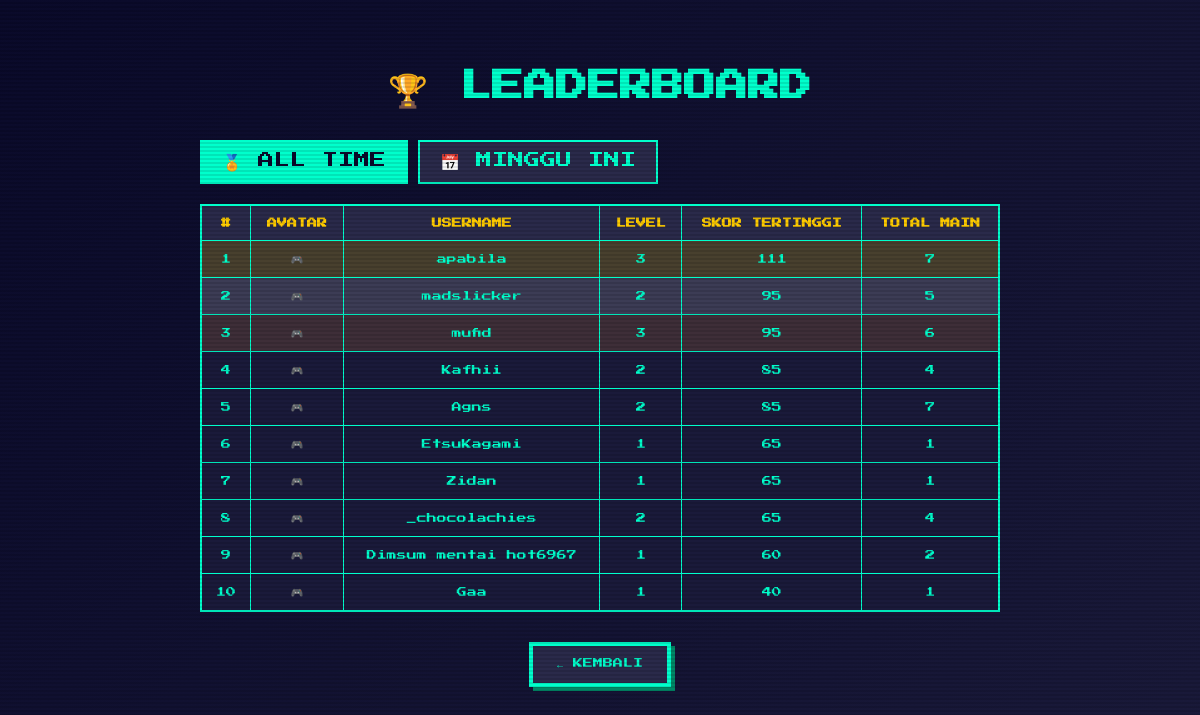
The page /leaderboard.php on the database its author committed.
### tables this page shows
CREATE TABLE `pemain` (
  `id_pemain` int(11) NOT NULL,
  `username` varchar(50) NOT NULL,
  `password` varchar(255) NOT NULL,
  `nama_lengkap` varchar(100) DEFAULT NULL,
  `email` varchar(100) DEFAULT NULL,
  `avatar` varchar(100) DEFAULT 'default.png',
  `total_skor` int(11) NOT NULL DEFAULT 0,
  `level_pemain` int(11) NOT NULL DEFAULT 1,
  `xp` int(11) NOT NULL DEFAULT 0,
  `koin` int(11) NOT NULL DEFAULT 0,
  `total_main` int(11) NOT NULL DEFAULT 0,
  `skor_tertinggi` int(11) NOT NULL DEFAULT 0,
  `unlocked_levels` text DEFAULT NULL,
  `status` enum('aktif','nonaktif','banned') NOT NULL DEFAULT 'aktif',
  `last_login` timestamp NULL DEFAULT NULL,
  `created_at` timestamp NOT NULL DEFAULT current_timestamp(),
  `updated_at` timestamp NULL DEFAULT NULL ON UPDATE current_timestamp()
);

### koneksi.php (called while the page is built, shortened)
<?php
function escape($string) {
    return htmlspecialchars($string, ENT_QUOTES, 'UTF-8');
}
?>

### leaderboard.php (the view, shortened to what this page needs)
<?php
require_once 'config/koneksi.php';
$stmt = $pdo->query("SELECT username, skor_tertinggi, level_pemain, avatar, total_main FROM pemain WHERE status = 'aktif' ORDER BY skor_tertinggi DESC LIMIT 10");
$topPlayers = $stmt->fetchAll();
?>
<!DOCTYPE html>
<html lang="id">
<head>
    <link rel="stylesheet" href="assets/css/style.css">
</head>
<body>
    <div class="container">
        <div class="leaderboard-container">
            <h1 style="text-align: center; margin-bottom: 30px;">🏆 LEADERBOARD</h1>
            <div class="tab-buttons">
                <div class="tab-btn active" onclick="showTab('alltime')">🏅 ALL TIME</div>
                <div class="tab-btn" onclick="showTab('weekly')">📅 MINGGU INI</div>
            </div>
            <div id="alltime" class="tab-content active">
                <table class="leaderboard-table">
                    <thead>
                        <tr><th>#</th><th>AVATAR</th><th>USERNAME</th><th>LEVEL</th><th>SKOR TERTINGGI</th><th>TOTAL MAIN</th></tr>
                    </thead>
                    <tbody>
                        <?php foreach ($topPlayers as $index => $player): ?>
                        <tr class="rank-<?= $index+1 <= 3 ? $index+1 : '' ?>">
                            <td><?= $index+1 ?></td>
                            <td>🎮</td>
                            <td><?= escape($player['username']) ?></td>
                            <td><?= $player['level_pemain'] ?></td>
                            <td><?= number_format($player['skor_tertinggi']) ?></td>
                            <td><?= $player['total_main'] ?></td>
                        </tr>
                        <?php endforeach; ?>
                    </tbody>
                </table>
            </div>
            <div style="text-align: center; margin-top: 30px;">
                <button class="pixel-btn" onclick="location.href='index.php'">← KEMBALI</button>
            </div>
        </div>
    </div>
</body>
</html>

### style.css (style rules this page uses)
* { margin: 0; padding: 0; box-sizing: border-box; }
body { font-family: 'Press Start 2P', monospace; background: linear-gradient(135deg, #0a0a2a 0%, #1a1a3a 100%); color: #00ffcc; min-height: 100vh; position: relative; }
body::before { content: ""; position: fixed; top: 0; left: 0; width: 100%; height: 100%; background: repeating-linear-gradient( 0deg, rgba(0, 0, 0, 0.1) 0px, rgba(0, 0, 0, 0.1) 2px, transparent 2px, transparent 4px ); pointer-events: none; z-index: 999; }
.container { max-width: 1200px; margin: 0 auto; padding: 20px; }
.pixel-btn { font-family: 'Press Start 2P', monospace; background: #2a2a4a; border: 4px solid #00ffcc; color: #00ffcc; padding: 12px 24px; cursor: pointer; transition: all 0.1s ease; box-shadow: 4px 4px 0px #008866; }
.leaderboard-table { width: 100%; border-collapse: collapse; background: #1a1a3a; border: 2px solid #00ffcc; }
.leaderboard-table th, .leaderboard-table td { border: 1px solid #00ffcc; padding: 12px; text-align: center; }
.container { max-width: 1200px; margin: 0 auto; padding: 20px; position: relative; z-index: 1; }
.pixel-btn { font-family: 'Press Start 2P', monospace; background: #2a2a4a; border: 4px solid #00ffcc; color: #00ffcc; padding: 12px 24px; cursor: pointer; transition: all 0.1s ease; box-shadow: 4px 4px 0 #008866; font-size: 10px; }

### leaderboard.php (style rules this page uses)
.leaderboard-container { max-width: 800px; margin: 50px auto; }
.leaderboard-table { width: 100%; border-collapse: collapse; background: #1a1a3a; border: 2px solid #00ffcc; margin: 20px 0; }
.leaderboard-table th, .leaderboard-table td { border: 1px solid #00ffcc; padding: 12px; text-align: center; font-size: 10px; }
.leaderboard-table th { background: #2a2a4a; color: #ffcc00; }
.rank-1 { background: rgba(255, 215, 0, 0.2); }
.rank-2 { background: rgba(192, 192, 192, 0.2); }
.rank-3 { background: rgba(205, 127, 50, 0.2); }
.tab-buttons { display: flex; gap: 10px; margin-bottom: 20px; }
.tab-btn { font-family: 'Press Start 2P', monospace; background: #2a2a4a; border: 2px solid #00ffcc; padding: 10px 20px; cursor: pointer; }
.tab-btn.active { background: #00ffcc; color: #0a0a2a; }
.tab-content { display: none; }
.tab-content.active { display: block; }

### rows shown on the page
pemain: username "apabila", level_pemain "3", skor_tertinggi "111", total_main "7"
pemain: username "madslicker", level_pemain "2", skor_tertinggi "95", total_main "5"
pemain: username "mufid", level_pemain "3", skor_tertinggi "95", total_main "6"
pemain: username "Kafhii", level_pemain "2", skor_tertinggi "85", total_main "4"
pemain: username "Agns", level_pemain "2", skor_tertinggi "85", total_main "7"
pemain: username "EtsuKagami", level_pemain "1", skor_tertinggi "65", total_main "1"
pemain: username "Zidan", level_pemain "1", skor_tertinggi "65", total_main "1"
pemain: username "_chocolachies", level_pemain "2", skor_tertinggi "65", total_main "4"
pemain: username "Dimsum mentai hot6967", level_pemain "1", skor_tertinggi "60", total_main "2"
pemain: username "Gaa", level_pemain "1", skor_tertinggi "40", total_main "1"
